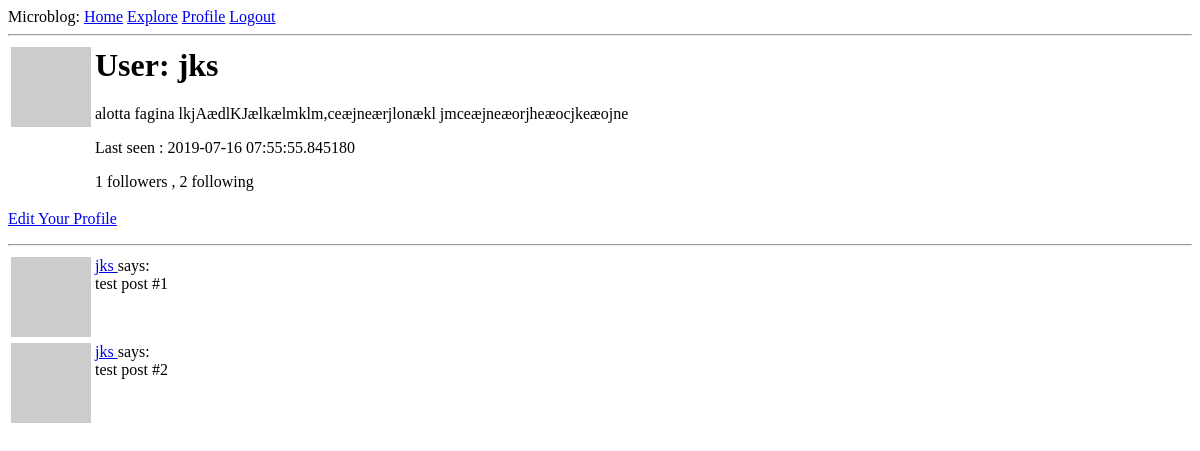
Page /user/jks (signed in) on the earlier database version.
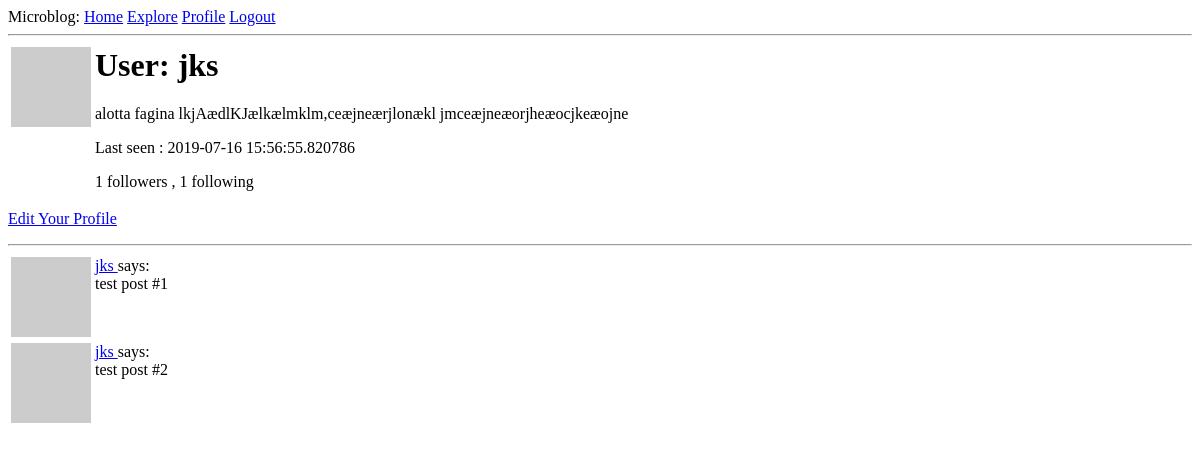
Same page on the later database version.
### app/models.py (models this page shows, shortened)
class User(UserMixin, db.Model):
    id = db.Column(db.Integer, primary_key = True)
    username = db.Column(db.String(64), index = True, unique = True)
    email = db.Column(db.String(120), index = True, unique = True)
    password_hash = db.Column(db.String(128))
    posts = db.relationship("Post", backref="author", lazy="dynamic")
    about_me = db.Column(db.String(140))
    last_seen = db.Column(db.DateTime, default=datetime.utcnow)
    def avatar(self, size):
        digest = md5(self.email.lower().encode("utf-8")).hexdigest()
        return f'https://www.gravatar.com/avatar/{digest}?d=identicon&s={size}'
    followed = db.relationship(
        "User", secondary = followers,
        primaryjoin = (followers.c.follower_id == id),
        secondaryjoin = (followers.c.followed_id == id),
        backref = db.backref("followers", lazy = "dynamic"), lazy="dynamic"
    )

### app/routes.py (the view)
@app.route("/user/<username>")
@login_required
def user(username):
    user = User.query.filter_by(username=username).first_or_404()
    posts = [
        {"author" : user, "body": "test post #1"},
        {"author" : user, "body": "test post #2"}
    ]
    return render_template("user.html", user=user, posts=posts)

### app/models.py (called while the page is built)
@login.user_loader
def load_user(id):
    return User.query.get(int(id))

### app/routes.py (called while the page is built)
@app.before_request
def before_request():
    if current_user.is_authenticated:
        current_user.last_seen = datetime.utcnow()
        db.session.commit()

### app/templates/user.html
{% extends "base.html" %}
{% block content %}
    <table>
        <tr valign="top">
            <td><img src="{{ user.avatar(128) }}"></td>
            <td>
                <h1>User: {{ user.username }}</h1>
                {% if user.about_me %}<p>{{ user.about_me }}</p>{% endif %}
                {% if user.last_seen %}<p>Last seen : {{ user.last_seen }}</p>{% endif %}
                <p>{{ user.followers.count() }} followers , {{ user.followed.count() }} following</p>
            </td>
        </tr>
    </table>
    {% if user == current_user %}
    <p><a href="{{ url_for('edit_profile') }}">Edit Your Profile</a></p>
    {% elif not current_user.is_following(user) %}
    <p><a href="{{ url_for('follow',username=user.username) }}">Follow</a></p>
    {% else %}
    <p><a href="{{ url_for('unfollow',username=user.username) }}">Unfollow</a></p>
    {% endif %}
    <hr>
    {% for post in posts %}
        {% include "_post.html" %}
    {% endfor %}
{% endblock %}

### app/templates/base.html (shortened to what this page needs)
<html>
    <head>
    </head>
    <body>
        <div>Microblog:
            <a href="{{ url_for('index') }}">Home</a>
            {% if current_user.is_anonymous %}
            <a href="{{ url_for('login') }}">Login</a>
            {% else %}
            <a href="{{ url_for('explore') }}">Explore</a>
            <a href="{{ url_for('user', username=current_user.username) }}">Profile</a>
            <a href="{{ url_for('logout') }}">Logout</a>
            {% endif %}
        </div>
        <hr>
        {% block content%}{% endblock %}
    </body>
</html>

### app/templates/_post.html
<table>
    <tr valign="top">
        <td><img src="{{ post.author.avatar(36) }}"></td>
        <td>
            <a href="{{ url_for('user', username=post.author.username) }}">
                {{ post.author.username }}
            </a>
            says: <br>{{ post.body }}</td>
    </tr>
</table>

Differences in the rows shown:
changed User "jks": last_seen "2019-07-16 07:55:55.845180" → "2019-07-16 15:56:55.820786"
Other differences:
{{ user.followed.count() }}: "2" → "1"
